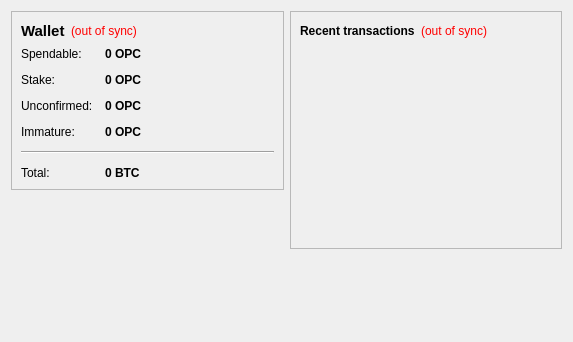
<?xml version="1.0" encoding="UTF-8"?>
<ui version="4.0">
 <class>OverviewPage</class>
 <widget class="QWidget" name="OverviewPage">
  <property name="geometry">
   <rect>
    <x>0</x>
    <y>0</y>
    <width>573</width>
    <height>342</height>
   </rect>
  </property>
  <property name="windowTitle">
   <string>Form</string>
  </property>
  <layout class="QHBoxLayout" name="horizontalLayout" stretch="1,1">
   <item>
    <layout class="QVBoxLayout" name="verticalLayout_2">
     <item>
      <widget class="QFrame" name="frame">
       <property name="frameShape">
        <enum>QFrame::StyledPanel</enum>
       </property>
       <property name="frameShadow">
        <enum>QFrame::Raised</enum>
       </property>
       <layout class="QVBoxLayout" name="verticalLayout_4">
        <item>
         <layout class="QHBoxLayout" name="horizontalLayout_4">
          <item>
           <widget class="QLabel" name="label_5">
            <property name="font">
             <font>
              <pointsize>11</pointsize>
              <weight>75</weight>
              <bold>true</bold>
             </font>
            </property>
            <property name="text">
             <string>Wallet</string>
            </property>
           </widget>
          </item>
          <item>
           <widget class="QLabel" name="labelWalletStatus">
            <property name="toolTip">
             <string>The displayed information may be out of date. Your wallet automatically synchronizes with the OPCoin network after a connection is established, but this process has not completed yet.</string>
            </property>
            <property name="styleSheet">
             <string notr="true">QLabel { color: red; }</string>
            </property>
            <property name="text">
             <string notr="true">(out of sync)</string>
            </property>
            <property name="alignment">
             <set>Qt::AlignLeading|Qt::AlignLeft|Qt::AlignVCenter</set>
            </property>
           </widget>
          </item>
          <item>
           <spacer name="horizontalSpacer_2">
            <property name="orientation">
             <enum>Qt::Horizontal</enum>
            </property>
            <property name="sizeHint" stdset="0">
             <size>
              <width>40</width>
              <height>20</height>
             </size>
            </property>
           </spacer>
          </item>
         </layout>
        </item>
        <item>
         <layout class="QFormLayout" name="formLayout_2">
          <property name="fieldGrowthPolicy">
           <enum>QFormLayout::AllNonFixedFieldsGrow</enum>
          </property>
          <property name="horizontalSpacing">
           <number>12</number>
          </property>
          <property name="verticalSpacing">
           <number>12</number>
          </property>
          <item row="0" column="0">
           <widget class="QLabel" name="label">
            <property name="text">
             <string>Spendable:</string>
            </property>
           </widget>
          </item>
          <item row="0" column="1">
           <widget class="QLabel" name="labelBalance">
            <property name="font">
             <font>
              <weight>75</weight>
              <bold>true</bold>
             </font>
            </property>
            <property name="cursor">
             <cursorShape>IBeamCursor</cursorShape>
            </property>
            <property name="toolTip">
             <string>Your current spendable balance</string>
            </property>
            <property name="text">
             <string notr="true">0 OPC</string>
            </property>
            <property name="textInteractionFlags">
             <set>Qt::LinksAccessibleByMouse|Qt::TextSelectableByKeyboard|Qt::TextSelectableByMouse</set>
            </property>
           </widget>
          </item>
          <item row="1" column="0">
           <widget class="QLabel" name="label_6">
            <property name="text">
             <string>Stake:</string>
            </property>
           </widget>
          </item>
          <item row="1" column="1">
           <widget class="QLabel" name="labelStake">
            <property name="font">
             <font>
              <weight>75</weight>
              <bold>true</bold>
             </font>
            </property>
            <property name="cursor">
             <cursorShape>IBeamCursor</cursorShape>
            </property>
            <property name="toolTip">
             <string>Total of coins that was staked, and do not yet count toward the current balance</string>
            </property>
            <property name="text">
             <string notr="true">0 OPC</string>
            </property>
            <property name="textInteractionFlags">
             <set>Qt::LinksAccessibleByMouse|Qt::TextSelectableByKeyboard|Qt::TextSelectableByMouse</set>
            </property>
           </widget>
          </item>
          <item row="2" column="0">
           <widget class="QLabel" name="label_3">
            <property name="text">
             <string>Unconfirmed:</string>
            </property>
           </widget>
          </item>
          <item row="2" column="1">
           <widget class="QLabel" name="labelUnconfirmed">
            <property name="font">
             <font>
              <weight>75</weight>
              <bold>true</bold>
             </font>
            </property>
            <property name="cursor">
             <cursorShape>IBeamCursor</cursorShape>
            </property>
            <property name="toolTip">
             <string>Total of transactions that have yet to be confirmed, and do not yet count toward the current balance</string>
            </property>
            <property name="text">
             <string notr="true">0 OPC</string>
            </property>
            <property name="textInteractionFlags">
             <set>Qt::LinksAccessibleByMouse|Qt::TextSelectableByKeyboard|Qt::TextSelectableByMouse</set>
            </property>
           </widget>
          </item>
          <item row="3" column="0">
           <widget class="QLabel" name="labelImmatureText">
            <property name="text">
             <string>Immature:</string>
            </property>
           </widget>
          </item>
          <item row="3" column="1">
           <widget class="QLabel" name="labelImmature">
            <property name="font">
             <font>
              <weight>75</weight>
              <bold>true</bold>
             </font>
            </property>
            <property name="toolTip">
             <string>Mined balance that has not yet matured</string>
            </property>
            <property name="text">
             <string notr="true">0 OPC</string>
            </property>
            <property name="textInteractionFlags">
             <set>Qt::LinksAccessibleByMouse|Qt::TextSelectableByKeyboard|Qt::TextSelectableByMouse</set>
            </property>
           </widget>
          </item>
          <item row="4" column="0" colspan="2">
           <widget class="Line" name="line">
            <property name="orientation">
             <enum>Qt::Horizontal</enum>
            </property>
           </widget>
          </item>
          <item row="5" column="0">
           <widget class="QLabel" name="labelTotalText">
            <property name="text">
             <string>Total:</string>
            </property>
           </widget>
          </item>
          <item row="5" column="1">
           <widget class="QLabel" name="labelTotal">
            <property name="font">
             <font>
              <weight>75</weight>
              <bold>true</bold>
             </font>
            </property>
            <property name="cursor">
             <cursorShape>IBeamCursor</cursorShape>
            </property>
            <property name="toolTip">
             <string>Your current total balance</string>
            </property>
            <property name="text">
             <string notr="true">0 BTC</string>
            </property>
            <property name="textInteractionFlags">
             <set>Qt::LinksAccessibleByMouse|Qt::TextSelectableByKeyboard|Qt::TextSelectableByMouse</set>
            </property>
           </widget>
          </item>
         </layout>
        </item>
       </layout>
      </widget>
     </item>
     <item>
      <spacer name="verticalSpacer">
       <property name="orientation">
        <enum>Qt::Vertical</enum>
       </property>
       <property name="sizeHint" stdset="0">
        <size>
         <width>20</width>
         <height>40</height>
        </size>
       </property>
      </spacer>
     </item>
    </layout>
   </item>
   <item>
    <layout class="QVBoxLayout" name="verticalLayout_3">
     <item>
      <widget class="QFrame" name="frame_2">
       <property name="frameShape">
        <enum>QFrame::StyledPanel</enum>
       </property>
       <property name="frameShadow">
        <enum>QFrame::Raised</enum>
       </property>
       <layout class="QVBoxLayout" name="verticalLayout">
        <item>
         <layout class="QHBoxLayout" name="horizontalLayout_2">
          <item>
           <widget class="QLabel" name="label_4">
            <property name="text">
             <string>&lt;b&gt;Recent transactions&lt;/b&gt;</string>
            </property>
           </widget>
          </item>
          <item>
           <widget class="QLabel" name="labelTransactionsStatus">
            <property name="toolTip">
             <string>The displayed information may be out of date. Your wallet automatically synchronizes with the OPCoin network after a connection is established, but this process has not completed yet.</string>
            </property>
            <property name="styleSheet">
             <string notr="true">QLabel { color: red; }</string>
            </property>
            <property name="text">
             <string notr="true">(out of sync)</string>
            </property>
            <property name="alignment">
             <set>Qt::AlignRight|Qt::AlignTrailing|Qt::AlignVCenter</set>
            </property>
           </widget>
          </item>
          <item>
           <spacer name="horizontalSpacer">
            <property name="orientation">
             <enum>Qt::Horizontal</enum>
            </property>
            <property name="sizeHint" stdset="0">
             <size>
              <width>40</width>
              <height>20</height>
             </size>
            </property>
           </spacer>
          </item>
         </layout>
        </item>
        <item>
         <widget class="QListView" name="listTransactions">
          <property name="styleSheet">
           <string notr="true">QListView { background: transparent; }</string>
          </property>
          <property name="frameShape">
           <enum>QFrame::NoFrame</enum>
          </property>
          <property name="verticalScrollBarPolicy">
           <enum>Qt::ScrollBarAlwaysOff</enum>
          </property>
          <property name="horizontalScrollBarPolicy">
           <enum>Qt::ScrollBarAlwaysOff</enum>
          </property>
          <property name="selectionMode">
           <enum>QAbstractItemView::NoSelection</enum>
          </property>
         </widget>
        </item>
       </layout>
      </widget>
     </item>
     <item>
      <spacer name="verticalSpacer_2">
       <property name="orientation">
        <enum>Qt::Vertical</enum>
       </property>
       <property name="sizeHint" stdset="0">
        <size>
         <width>20</width>
         <height>40</height>
        </size>
       </property>
      </spacer>
     </item>
    </layout>
   </item>
  </layout>
 </widget>
 <resources/>
 <connections/>
</ui>
